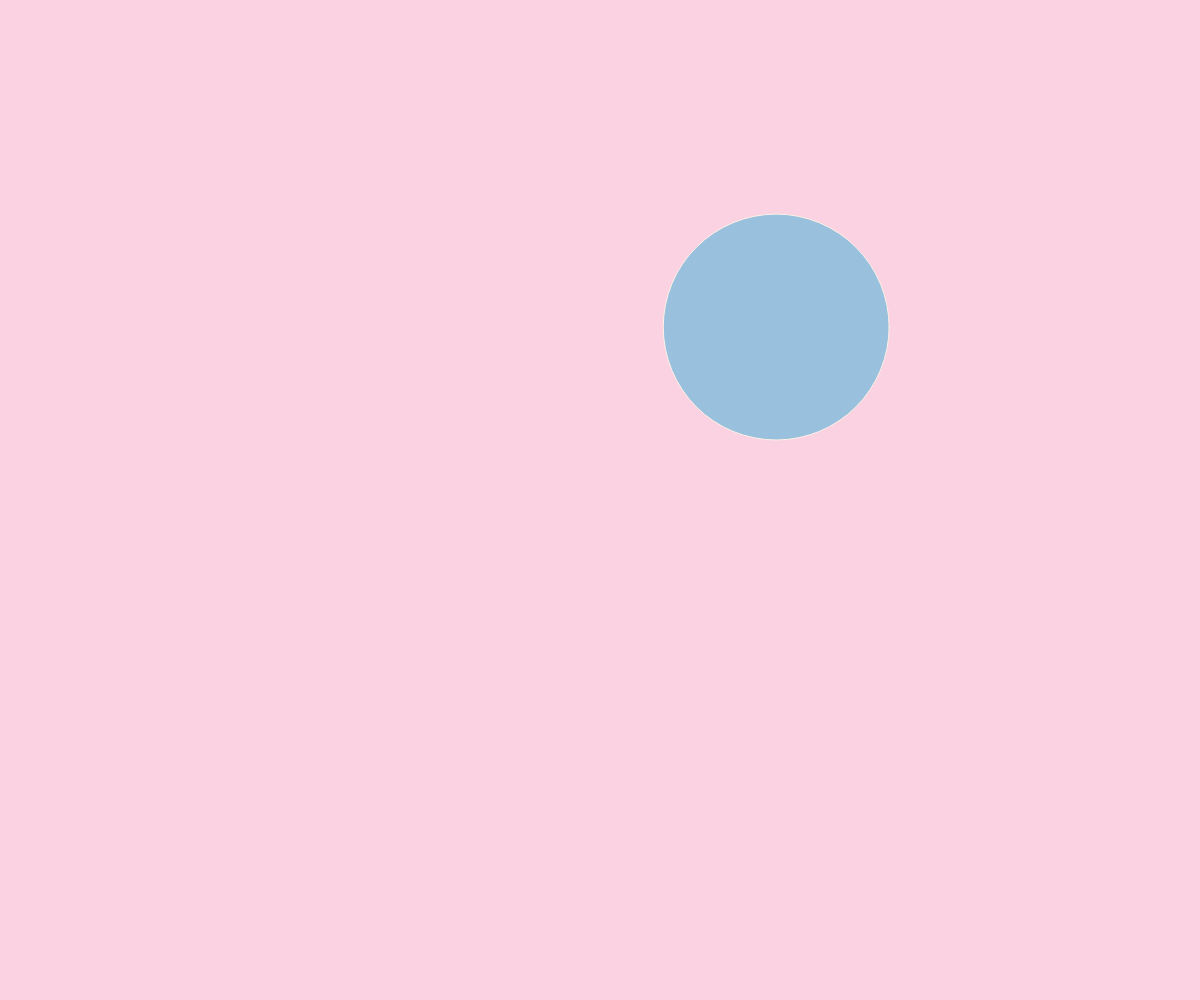
Frame 1 (no input)
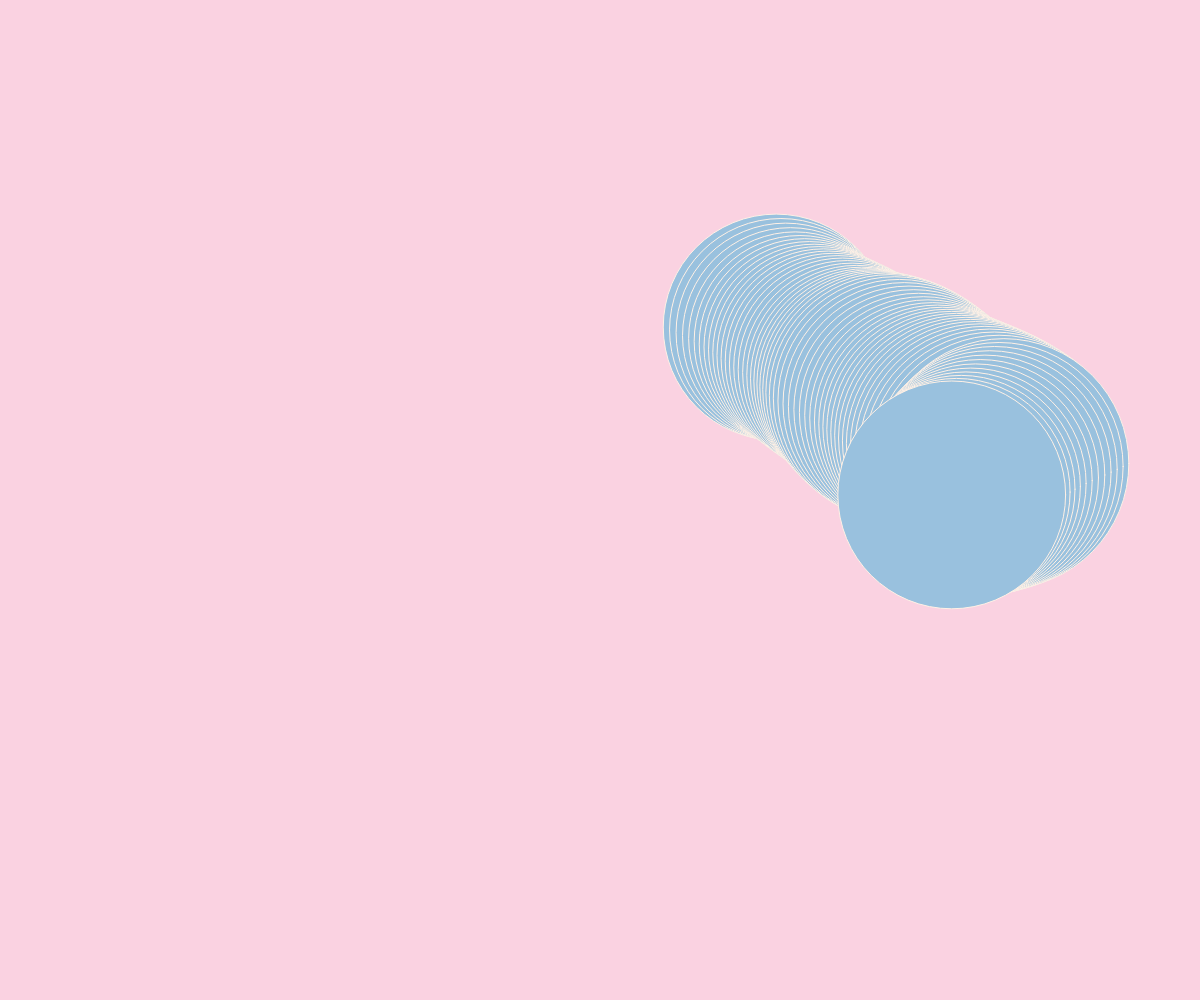
Frame 60 (no input)
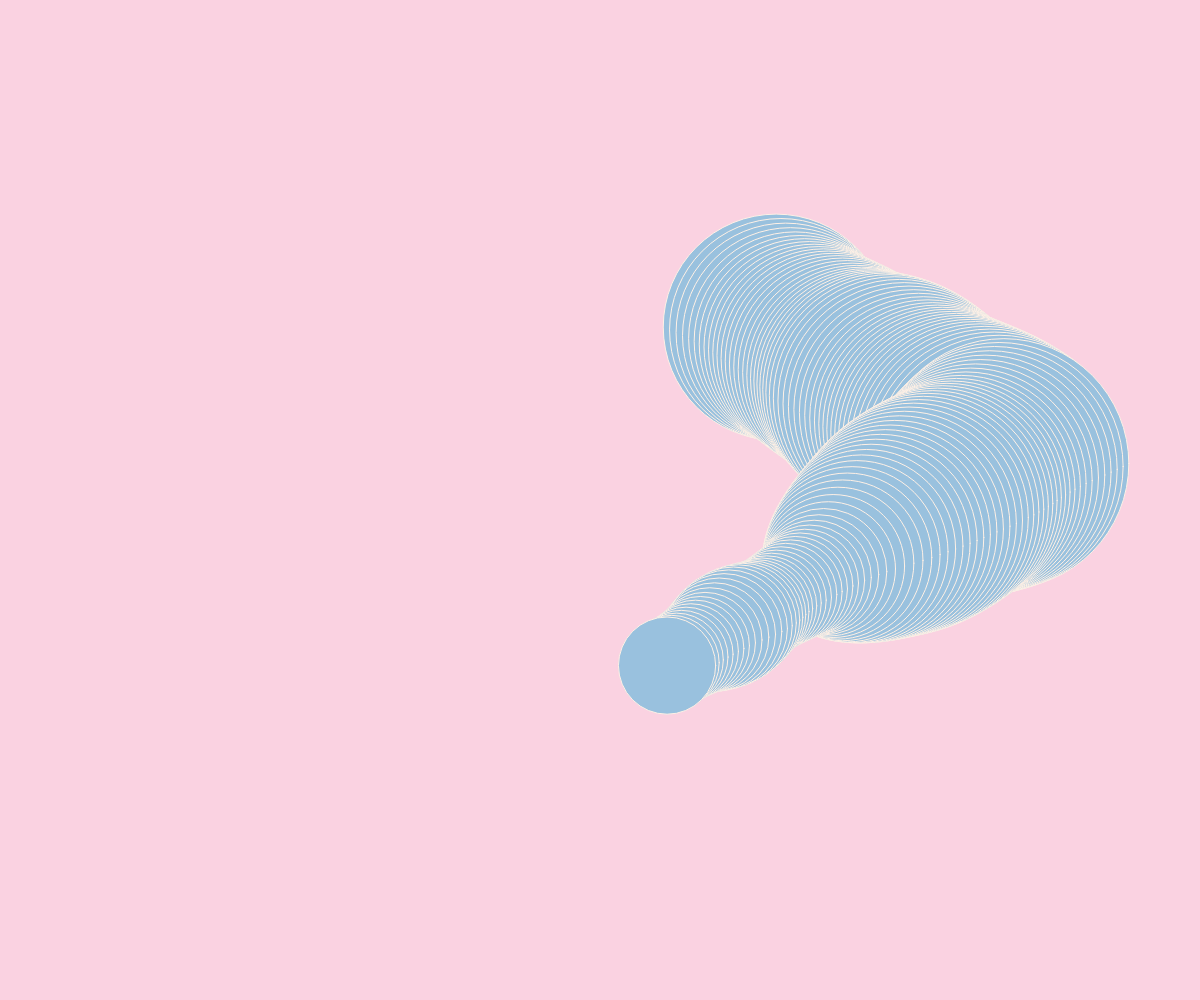
Frame 120 (the mouse pressed at the canvas centre since frame 60)

The p5.js sketch that drew these frames (run headless with seeded random() and noise() and a simulated clock; from frame 60 on, the mouse is pressed at the canvas centre):

// p5.js sketch
// ── sketch.js

  // Setup functions
const createPalette = url => {
  const slash_index = url.lastIndexOf('/');
  const palette_str = url.slice(slash_index + 1);
  const arr = palette_str.split('-');
    for (let i = 0; i < arr.length; i++) {
      arr[i] = `#${arr[i]}`;
    }
  return arr;
}

function windowResized(){
  resizeCanvas(windowWidth,windowHeight)
}

 // colour palette from coolors.co URL
const palette = createPalette('https://coolors.co/palette/eddcd2-fff1e6-fde2e4-fad2e1-c5dedd-dbe7e4-f0efeb-d6e2e9-bcd4e6-99c1de');
let canvas;


function setup() {
  canvas = createCanvas(windowWidth,windowHeight)
  canvas.position(0,0)
  windowResized()
  canvas.style('z-index','-1') // behind html elements
  background(palette[3])
  fill(palette[9])
  stroke(palette[1])

  b = new Ball(); //we create our b instance of Ball;
}


let margin = 200

function draw() {
  //background(palette[3]);
  b.update(); 
  b.display();
}

////////////////////////////////////////

class Ball {
  constructor(t=0) {
    this.position = new createVector(random(0+margin,width-margin), random(0+margin, height-margin));
    this.velocity = new createVector(random(-5,8), random(-2,12));
    this.dia = random(50,200)
    this.t = t
  }
  
  update() {
    // need to figure out correct velocity calc for mouse movment
    // this.velocity.x = -mouseX/200
    // this.velocity.y = -mouseY/200

     // Add the current speed to the position.
    this.position.add(this.velocity);

    
    ////////////  Wall Rebound conditions //////////// NEEDS FIXING
    if ((this.position.x > width -margin) || (this.position.x < 0+margin)) {
      this.velocity.x = this.velocity.x * -1;
    }
    if ((this.position.y > height -margin) || (this.position.y < 0 +margin)) {
      this.velocity.y = this.velocity.y * -1;
    }
    
    this.dia = noise(this.position.x/400, this.position.y/400,this.t)*600 - 150
    this.t+=0.001
  }

  display() {
    // Display circle at x position
    circle(this.position.x, this.position.y, this.dia);
  }
}
